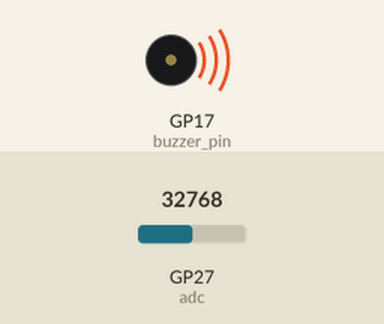
Recording of a program running on a simulated Raspberry Pi Pico running MicroPython. On the bench: buzzer (waves = sounding). The inputs (shaded band) are chosen by the test bench; at power-on: GP27 (adc) = 32768 (analog values on the 0–65535 scale). What the program prints to the serial console is not drawn.

Above: at 0.1 s.
Timing chart, 0 to 1.6 s (numbered marks = the images above):
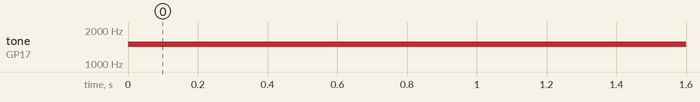

The program:

Activity_13_Gas_Safety_alert.py
```python
from machine import ADC, Pin, PWM
import utime

# Set up the analog-to-digital converter (ADC) for the gas sensor
adc = ADC(Pin(27))

# Set up the PWM for the buzzer
buzzer_pin = Pin(17)
pwm = PWM(buzzer_pin)

# Min and Max values for the gas sensor
min_sensor_value = 0
max_sensor_value = 65535

# Set the initial frequency for the buzzer
pwm.freq(1000)

# Threshold for triggering the gas alert (adjust as needed)
gas_alert_threshold = 25

# Main loop for continuous sensor readings and emergency notification sound
while True:
    # Read analog value from the gas sensor
    sensor_value = adc.read_u16()

    # Calculate percentage based on the sensor's min and max values
    percentage = ((sensor_value - min_sensor_value) / (max_sensor_value - min_sensor_value)) * 100

    # Print the current gas sensor value and calculated percentage
    print("Surrounding Gas Values:", sensor_value)
    print("Percentage:", percentage, "%")

    # Set the buzzer frequency based on the gas percentage
    buzzer_frequency = int(percentage * 10) + 1000
    pwm.freq(buzzer_frequency)

    # Check if gas concentration exceeds the threshold for an alert
    if percentage > gas_alert_threshold:
        # Trigger emergency notification sound
        # Increase duty cycle gradually, creating a rising pitch
        for duty in range(0, 65025, 1):
            pwm.duty_u16(duty)
            utime.sleep(0.0001)
        print("Gas concentration exceeds threshold! Take precautions.")
        # Decrease duty cycle gradually, creating a falling pitch
        for duty in range(65025, 0, -1):
            pwm.duty_u16(duty)
            utime.sleep(0.0001)

    # Pause between notifications
    utime.sleep(2)
```

Measured:
- by itself, tone on GP17 (buzzer_pin): silent → 1500 Hz at 0.00 s
